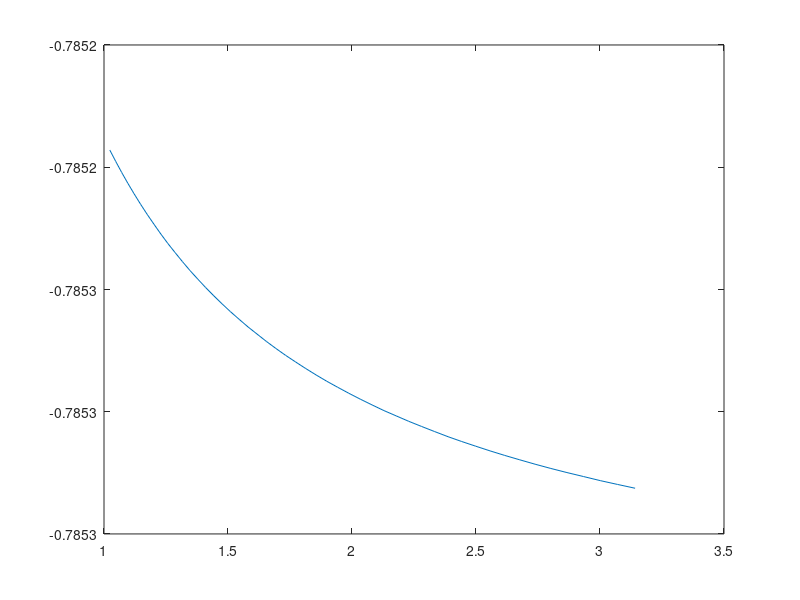

This chart was generated by the following MATLAB code:
%friction estimate

H = 100;    %scale depth
U =0.6;     %scale vel
om = 1.4e-4;    %M2 tide frequency
om0 = om/0.4;   %near resonant frequency

R = logspace(0.01, pi);

Eqn13 = (1-om/om0-0.5.*i.*R./om0).^0.5;

phi = atan(imag(Eqn13)./real(Eqn13));

plot(R,phi)